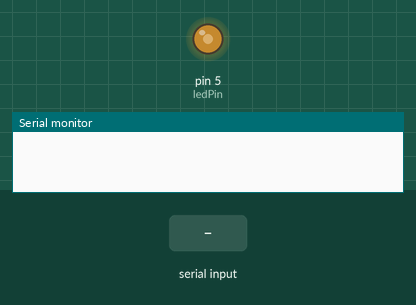
The sketch below on a simulated Arduino Uno, built with avr-gcc and run on an emulated ATmega328P. On the bench: output pins drawn as LEDs (lit = HIGH), the last lines printed to the serial monitor. The inputs (shaded band) are chosen by the test bench.

Above: at 1.2 s.
1.3 s: "1\n" received over Serial
At 1.8 s:
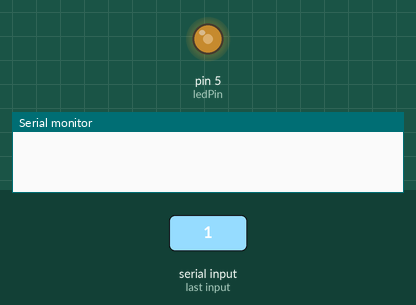
3.4 s: byte 10 ('\n') received over Serial
At 3.6 s:
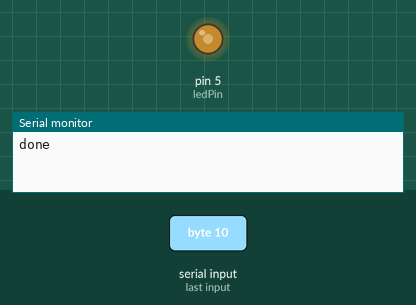
5.2 s: "0\n" received over Serial
At 5.7 s:
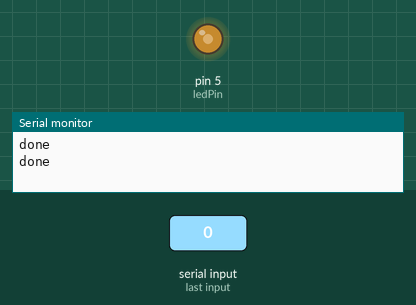
Timing chart, 0 to 8.2 s (numbered marks = the images above; inputs shaded):
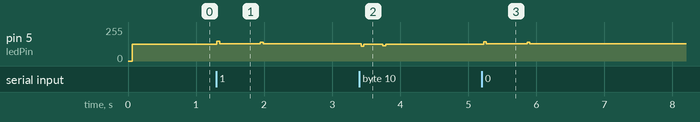

The sketch:

Exp7b2.ino
```cpp
/*
	This code allows an Arduino board to receive a series of characters
  from a connected device via a serial connection. It then converts
  each character into a sequence of individual bits and transmits them
  to another device using an LED. The LED blinks to represent the
  transmitted bits. Essentially, it establishes a simple communication
  link between the Arduino and an external device.

  Sample sequence: 0123456789:;,><=!.?@ABCDEFGHIJKLMNOPQRSTUVWXYZ[]/\|{}^abcdefghijklmnopqrstuvwxyz~-+×÷Ø&§€$*%#µ-_àéèùæ

	Written by:
  Hannes Flament & Sibald Hulselmans
  6IW
*/


// -----------------------------------  Include Libraries  ------------------------------ //

#include <TimerOne.h>


// ------------------  Define constants and variables and strings  ---------------------- //

const int ledPin = 5;                        // Pin number for the LED

const int frequency0 = 500;                  // Frequency for bit 0
const int frequency1 = 600;                  // Frequency for bit 1
const int frequencyInact = 100;                 // Inactive Frequency

const int bitDuration = 40;                         // Duration of each bit (milliseconds)

const unsigned long period0 = 0.5e6 / frequency0;             // Period for bit 0
const unsigned long period1 = 0.5e6 / frequency1;             // Period for bit 1
const unsigned long inactivePeriod = 0.5e6 / frequencyInact;  // Inactive period for the timer

float timeBegin;      // Start time of each loop iteration
float timeEnd;        // End time of each loop iteration
float delayDuration;  // Create a duration variable

String inputString = "";                     // Stores the received input string
bool stringComplete = false;                 // Flag indicating if a complete string is received


// ------------------  void setup()   ---------------------- //

void setup() {

  pinMode(ledPin, OUTPUT);                    // Set LED pin as output
  Serial.begin(230400);                       // Start serial communication

  Timer1.initialize(inactivePeriod);          // Initialize timer with inactivePeriod
  Timer1.attachInterrupt(blinkLED);           // Attach interrupt for LED blinking

}


// ------------------  void loop()   ---------------------- //

void loop() {
  timeBegin = millis();
//  Serial.println(timeBegin);

  if (stringComplete) {
    transmitString(inputString);               // Transmit the received string
    inputString = "";                          // Reset input string
    stringComplete = false;                    // Reset stringComplete flag
    Serial.println("done");
  }
}


// ------------------  void serialEvent   ---------------------- //

void serialEvent() {
  while (Serial.available()) {
    char inChar = (char)Serial.read();
    inputString += inChar;                      // Append character to inputString

    if (inChar == '\n') {
      stringComplete = true;                   // Set the stringComplete flag when end of line is reached
    }
  }
}


// ------------------  void transmitString()   ---------------------- //

void transmitString(String input) {
  for (int i = 0; i < input.length(); i++) {
    char character = input.charAt(i);

    for (int j = 7; j >= 0; j--) {
      bool bit = bitRead(character, j);
      transmitBit(bit);                         // Transmit each character as bits
    }
  }

  Timer1.setPeriod(inactivePeriod);             // Restore the original timer period
}


// ------------------  Variables   ---------------------- //

void transmitBit(bool bit) {
  if (bit) {
    Timer1.setPeriod(period1);                  // Set timer period for bit 1
  } else {
    Timer1.setPeriod(period0);                  // Set timer period for bit 0
  }
  delay(bitDuration);
}


// ------------------  void blinkLED()   ---------------------- //

void blinkLED() {
  static bool ledState = false;
  ledState = !ledState;

  if (ledState)                                // Set LED pin port directly HIGH
    PORTD |= (1 << PD5);

  else                                         // Set LED pin port directly LOW
    PORTD &= ~(1 << PD5);

}
```

Measured:
- after the input at 1.3 s, pin 5 (ledPin): 127/255 → 128/255 at once
- after the input at 3.4 s, pin 5 (ledPin): 128/255 → 127/255 at once
- after the input at 5.2 s, pin 5 (ledPin): 127/255 → 128/255 at once
